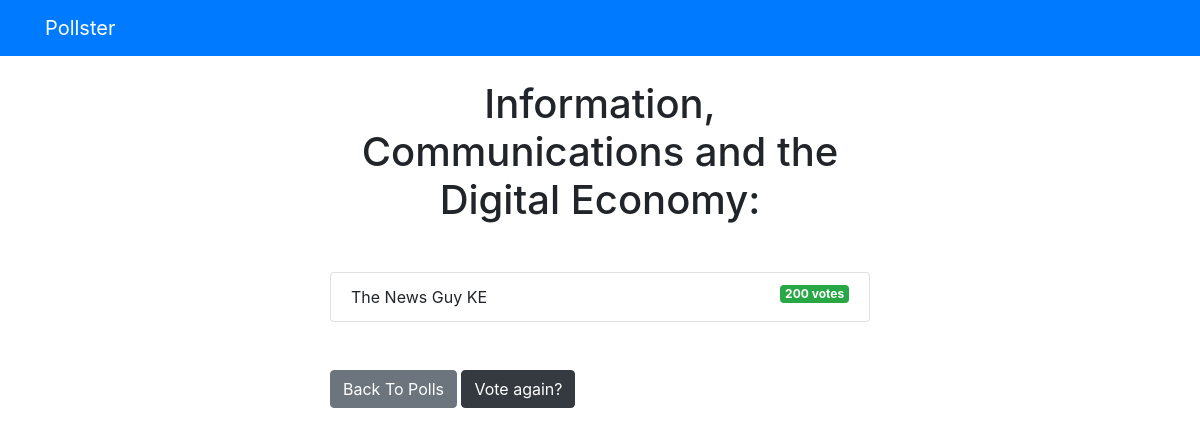
Page /polls/6/results/ on the committed database.
### polls/models.py (models this page shows, shortened)
class Question(models.Model):
    question_text = models.CharField(max_length=200)
    pub_date = models.DateTimeField('date published')

class Choice(models.Model):
    question = models.ForeignKey(Question, on_delete=models.CASCADE)
    choice_text = models.CharField(max_length=200)
    votes = models.IntegerField(default=0)

### polls/views.py (the view)
# urls.py: path('<int:question_id>/results/', views.results, name='results'),
def results(request, question_id):
  question = get_object_or_404(Question, pk=question_id)
  return render(request, 'polls/results.html', { 'question': question })

### templates/polls/results.html (shortened to what this page needs)
{% extends 'base.html' %} {% block content %}
<h1 class="mb-5 text-center">{{ question.question_text }}</h1>
<ul class="list-group mb-5">
	{% for choice in question.choice_set.all %}
	<li class="list-group-item">
		{{ choice.choice_text }}
		<span class="badge badge-success float-right">{{ choice.votes }} vote{{ choice.votes | pluralize }}</span>
	</li>
	{% endfor %}
</ul>
<a class="btn btn-secondary" href="{% url 'polls:index' %}">Back To Polls</a>
<a class="btn btn-dark" href="{% url 'polls:detail' question.id %}"> Vote again? </a>
{% endblock %}

### rows in the picture
Question: question_text "Information, Communications and the Digital Economy:"
Choice: choice_text "The News Guy KE", votes "200", votes|pluralize "s"
